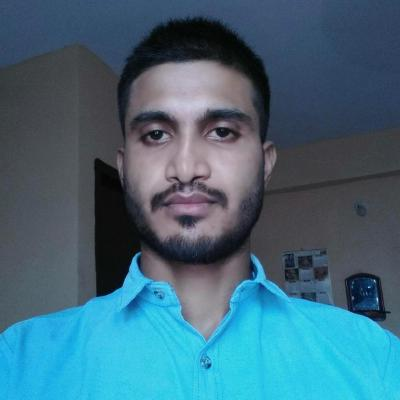
#> input picture Resources/githubProfile.jpg, 400 x 400 px
$ python 2erodeimage.py
#> lines starting #> are read from the running program, lines starting #| are printed output that depends on the picture; after the words box and inside, x2 and y2 are one past the last pixel; in counts of white or black regions, pixels touching at a corner belong together
import cv2
import numpy as np

# in this I'll use erode function that hepls to get the proper edges of an image

kernel = np.ones((5,5), np.uint8)

img = cv2.imread('Resources/githubProfile.jpg')
#> img is the input picture: shape (400, 400, 3); mean B, G, R 122.7, 104.6, 64.7

imgCanny = cv2.Canny(img, 100, 100)
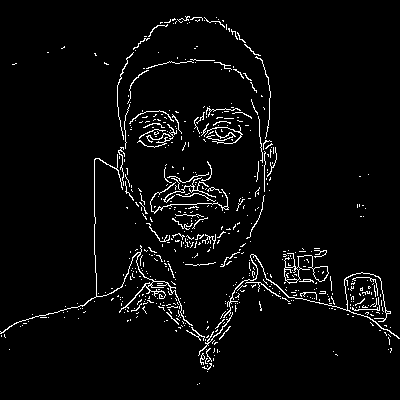
#> imgCanny: shape (400, 400); 3.8% white in thin lines or dots
imgDilatation = cv2.dilate(imgCanny, kernel, iterations=1)
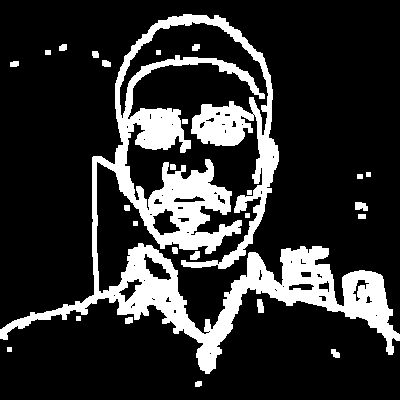
#> imgDilatation: shape (400, 400); 18.9% white; 26 white regions, largest, box (x1, y1, x2, y2) and area: (0, 14, 400, 374) 29119, (355, 202, 368, 211) 93, (257, 299, 264, 313) 82
imgErode = cv2.erode(imgDilatation, kernel, iterations=1)
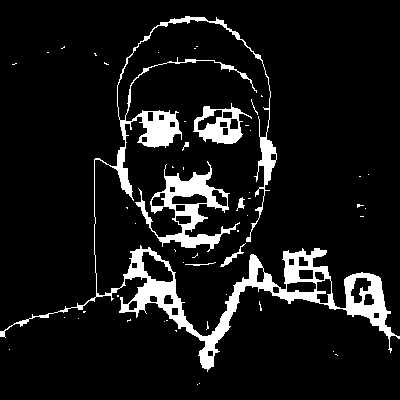
#> imgErode: shape (400, 400); 9.1% white; 52 white regions (45 under 20 px), largest, box (x1, y1, x2, y2) and area: (0, 16, 400, 372) 10556, (135, 161, 240, 252) 2636, (193, 103, 252, 144) 1043

cv2.imshow("Dialation Image", imgDilatation)
cv2.imshow("Erode Image", imgErode)

cv2.waitKey(0)
cv2.destroyAllWindows()

$ run again, with Resources/card.jfif saved as Resources/githubProfile.jpg
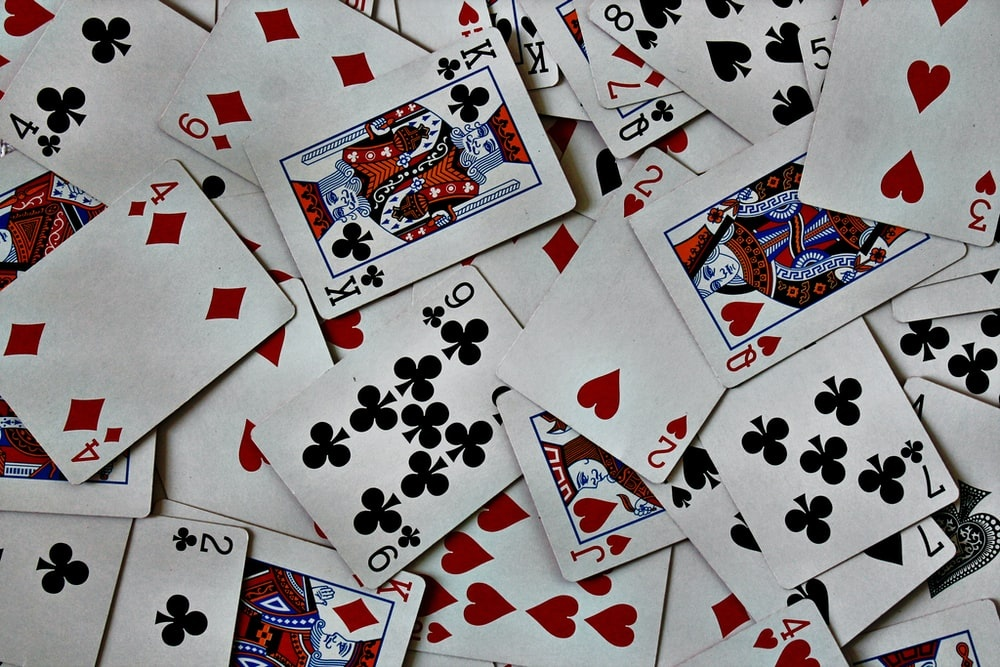
#> input picture Resources/card.jfif, 1000 x 667 px
#> img is the input picture: shape (667, 1000, 3); mean B, G, R 137.2, 136.1, 140.8
#> `imgCanny = cv2.Canny(img, 100, 100)`:
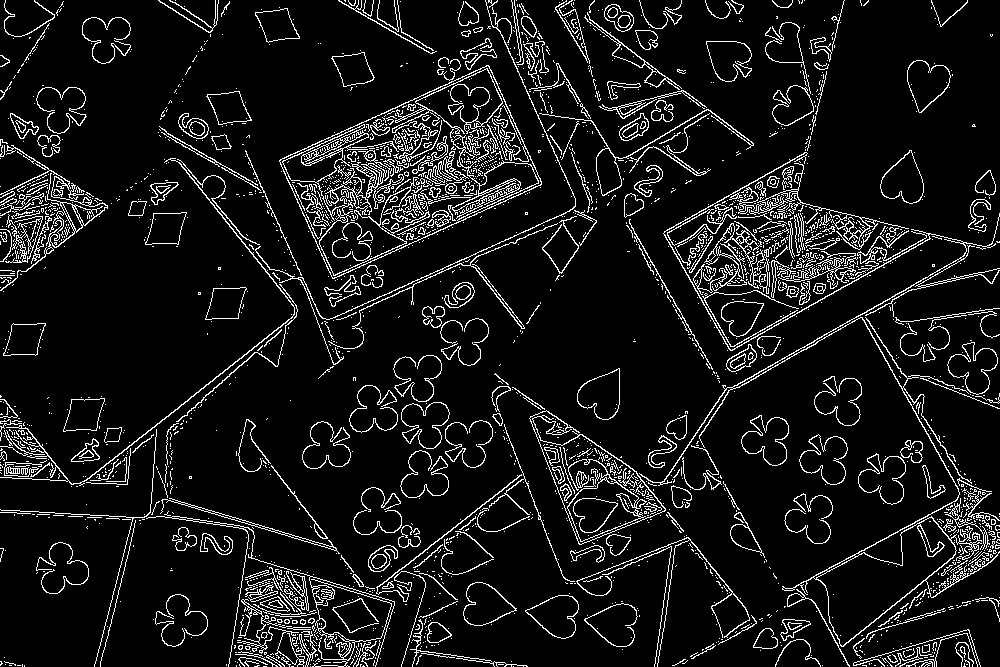
#> imgCanny: shape (667, 1000); 8.9% white in thin lines or dots
#> imgDilatation: shape (667, 1000); 36.9% white; 80 white regions (1 under 20 px), largest, box (x1, y1, x2, y2) and area: (0, 0, 1000, 667) 164533, (277, 36, 544, 309) 31497, (0, 137, 122, 294) 8252
#> `imgErode = cv2.erode(imgDilatation, kernel, iterations=1)`:
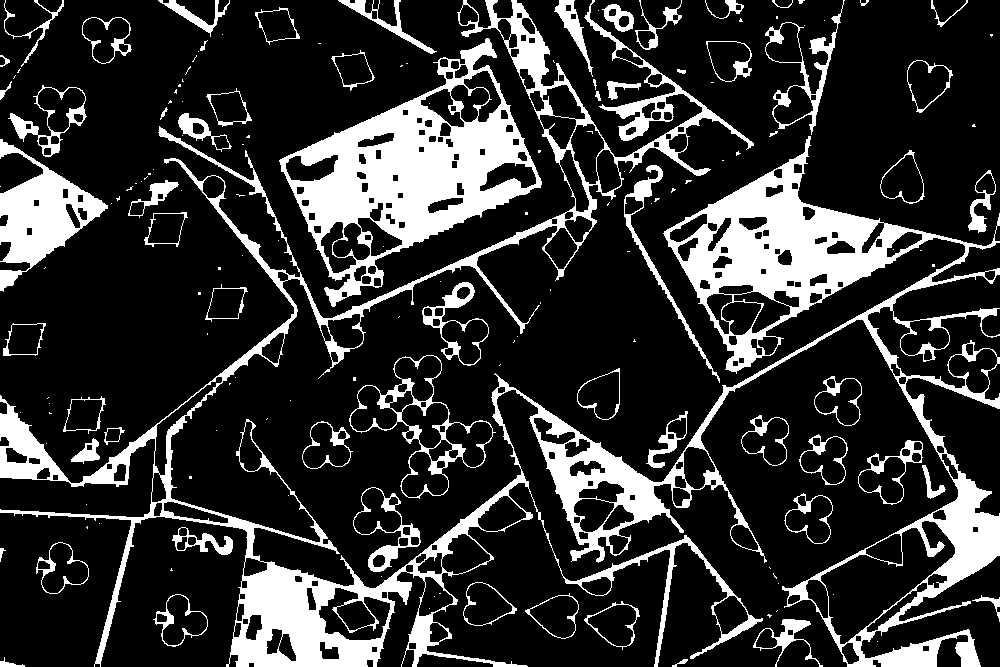
#> imgErode: shape (667, 1000); 19.9% white; 161 white regions (97 under 20 px), largest, box (x1, y1, x2, y2) and area: (0, 0, 1000, 667) 78113, (279, 38, 542, 307) 23835, (0, 139, 108, 292) 6554

$ run again, with Resources/wall.jfif saved as Resources/githubProfile.jpg
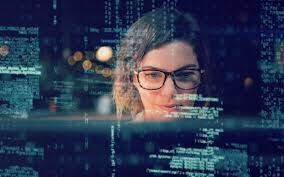
#> input picture Resources/wall.jfif, 284 x 177 px
#> img is the input picture: shape (177, 284, 3); mean B, G, R 82.1, 56.8, 44.9
#> `imgCanny = cv2.Canny(img, 100, 100)`:
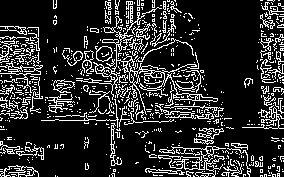
#> imgCanny: shape (177, 284); 17.4% white in thin lines or dots
#> imgDilatation: shape (177, 284); 62.3% white; 62 black regions (46 under 20 px), largest, box (x1, y1, x2, y2) and area: (176, 0, 284, 172) 7633, (0, 101, 110, 177) 3948, (0, 0, 103, 95) 3901
#> `imgErode = cv2.erode(imgDilatation, kernel, iterations=1)`:
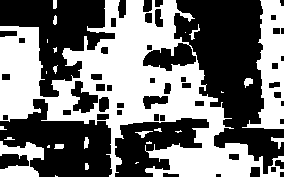
#> imgErode: shape (177, 284); 46% white; 26 white regions (11 under 20 px), largest, box (x1, y1, x2, y2) and area: (0, 0, 284, 177) 18970, (242, 0, 284, 129) 2739, (0, 141, 44, 177) 863
